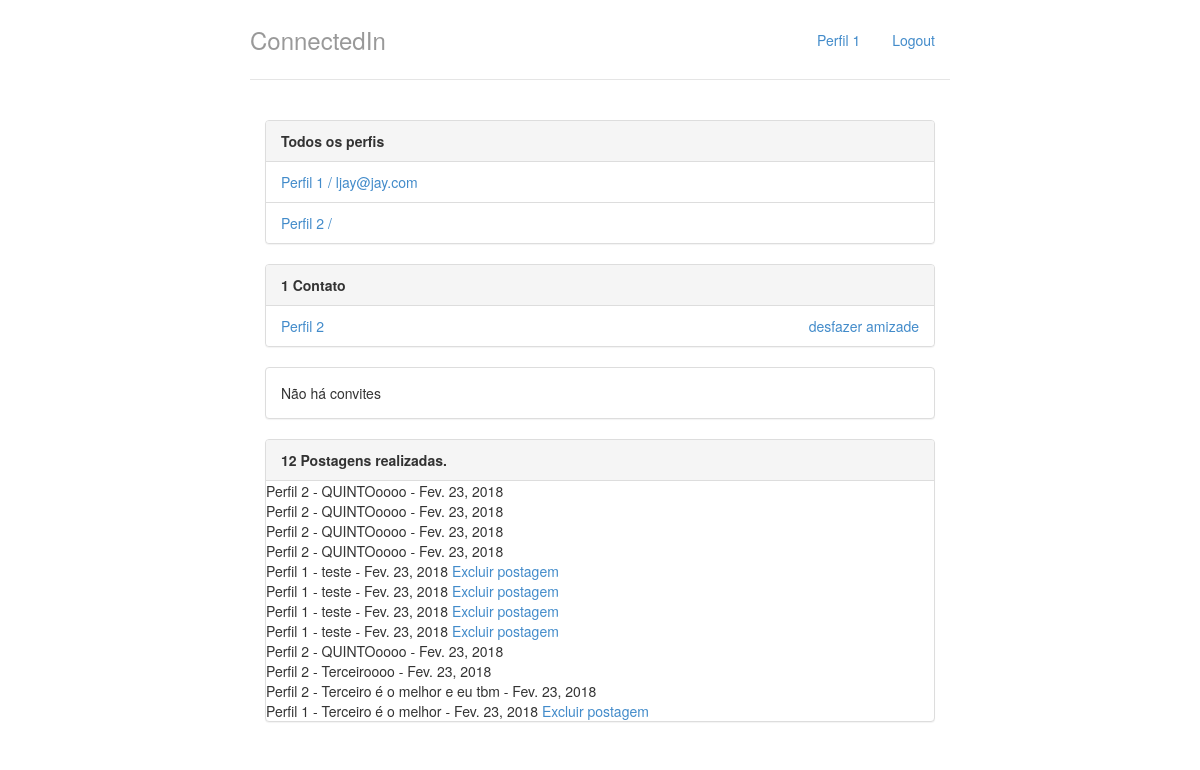
The page / on the database its author committed.
### perfis/models.py (models this page shows, shortened)
class Perfil(models.Model):
    nome = models.CharField(max_length=255, null=False)
    telefone = models.CharField(max_length=15, null= False)
    nome_empresa = models.CharField(max_length=255, null=False)
    contatos = models.ManyToManyField('self')
    usuario = models.OneToOneField(User, related_name="perfil", on_delete=models.CASCADE)
    @property
    def email(self):
        return self.usuario.email
    def __str__(self):
        return self.nome

class Post(models.Model):
    criador_do_post = models.ForeignKey('Perfil', on_delete=models.CASCADE, related_name='meus_posts')
    texto_post = models.CharField(max_length=140)
    data_postagem = models.DateField(auto_now_add=True)
    titulo = models.CharField('Título', max_length=80)

### perfis/views.py (the view)
# urls.py: path('', index ,name='index'),
def index(request):
    posts = timeline(request, get_perfil_logado(request))
    return render(request, 'index.html', {'perfis': Perfil.objects.all(),
                                          'perfil_logado': get_perfil_logado(request),
                                          'timeline':posts, 'tamanho':posts.count()})

### perfis/views.py (called while the page is built)
def get_perfil_logado(request):
    perfil = Perfil.objects.get(pk=1)
    return perfil

def timeline(request, perfil_logado):
    contatos = perfil_logado.contatos.all()
    my_posts = perfil_logado.meus_posts.all()
    all_posts = Post.objects.filter(criador_do_post__in=contatos)
    all_posts=all_posts.union(all_posts,my_posts)
    return all_posts.order_by('-pk')

### perfis/templates/index.html
{% extends 'base.html' %}
{% block body %}
<div class="col-lg-12">
	<div class="panel panel-default">
		<div class="panel-heading">
			<strong>Todos os perfis</strong>
		</div>
		{% if perfis %}
		<ul class="list-group">
			{% for perfil in perfis %}
				<li class="list-group-item">
					<a href = "{% url 'exibir' perfil.id %}">	{{ perfil.nome }} / {{ perfil.email }}
					</a>
				</li>
			{% endfor %}
		{% else %}
			<p>Não há perfis cadastrados</p>
		{% endif %}
		</ul>
	</div>
    <div class="panel panel-default">
        {% with total=perfil_logado.contatos.count %}
            {% if total %}
                <div class="panel-heading">
                    <strong> {{ total }}
                        Contato{{ total|pluralize }}
                    </strong>
                </div>
                <ul class="list-group">
                    {% for perfil in perfil_logado.contatos.all %}
                        <li class = "list-group-item">
                            <a href = "{% url 'exibir' perfil.id %}">
                                {{ perfil }}
                            </a>
                            <a class="pull-right" href="{% url 'desfazer' perfil.id %}">
                                desfazer amizade
                            </a>
                        </li>
                    {% endfor %}
                </ul>
            {% else %}
                <div class="panel-body">
                    Não há contatos :(
                </div>
            {% endif %}
        {% endwith %}
    </div>
    <div class="panel panel-default">
        {% with total=perfil_logado.convites_recebidos.count %}
            {% if total %}
                <div class="panel-heading">
                    <strong> {{ total }}
                    Convite{{ total|pluralize }} aguardando aprovação</strong>
                </div>
                <ul class="list-group">
                    {% for convite in perfil_logado.convites_recebidos.all %}
                        <li class = "list-group-item">
                           <ul class = "list-inline">
                                <li class = "list-inline-item">
                                    <a href = "{% url 'exibir' convite.solicitante.id %}">
                                        {{convite.solicitante.nome}}
                                    </a>
                                </li>
                                <li class = "list-inline-item pull-right">
                                    <a href = "{% url 'recusar' convite.id %}">recusar</a>
                                </li>
                                <li class = "list-inline-item pull-right">
                                    <a href = "{% url 'aceitar' convite.id %}">aceitar</a>
                                </li>
                        </li>
                    {% endfor %}
                </ul>
            {% else %}
                <div class="panel-body">
                    Não há convites
                </div>
            {% endif %}
        {% endwith %}
    </div>
    <div class="panel panel-default">
        {% with total=timeline.count %}
            {% if total %}
                <div class="panel-heading">
                    <strong> {{ total }}
                    Postag{{ total|pluralize:'em,ens' }} realizadas.</strong>
                </div>
                <ul class="list-group left">
                    {% for post in timeline %}
                        {% if post.criador_do_post == perfil_logado%}
                            {{ post.criador_do_post.nome }} - {{ post.titulo }} - {{ post.data_postagem }}
                            <a href="{% url 'deletar_post' post.id %}">Excluir postagem</a>
                            <br/>
                        {% else %}
                            {{ post.criador_do_post.nome }} - {{ post.titulo }} - {{ post.data_postagem }}<br/>
                        {% endif %}
                    {% endfor %}
                </ul>
            {% else %}
                <div class="panel-body">
                    Não há posts
                </div>
            {% endif %}
        {% endwith %}
    </div>
</div>
{% endblock %}

### perfis/templates/base.html (shortened to what this page needs)
{% load staticfiles %}
<!doctype html>
<html lang = "pt-br">
	<head>
		<link rel="stylesheet"
			 href="{% static 'styles/bootstrap.css' %}">
		<link rel="stylesheet"
			 href="{% static 'styles/main.css' %}">
	</head>
	<body>
		<div class="container">
			<div class = "header">
				<ul class = "nav nav-pills pull-right">
					<li><a href = "{% url 'index' %}">{{ perfil_logado.nome }}</a></li>
					<li><a href = "/logout/">Logout</a></li>
				</ul>
				<h3 class = "text-muted">ConnectedIn</h3>
			</div>
			<div class="row content">
				{% block body%}
				{% endblock %}
			</div>
		</div>
	</body>
</html>

### perfis/static/styles/main.css (style rules this page uses)
body { padding-top: 20px; padding-bottom: 20px; }
.header, .content, .footer { padding-left: 15px; padding-right: 15px; }
.header { border-bottom: 1px solid #e5e5e5; }
.header h3 { margin-top: 0; margin-bottom: 0; line-height: 40px; padding-bottom: 19px; }
@media (min-width: 768px) { .container { max-width: 730px; } }
.content { margin: 40px 0; }
@media screen and (min-width: 768px) { .header, .content, .footer { padding-left: 0; padding-right: 0; } }
@media screen and (min-width: 768px) { .header { margin-bottom: 30px; } }

### rows shown on the page
Perfil: nome "Perfil 1", email "ljay@jay.com"
Perfil: nome "Perfil 2"
Post: criador_do_post.nome "Perfil 2", titulo "QUINTOoooo", data_postagem "Fev. 23, 2018"
Post: criador_do_post.nome "Perfil 2", titulo "QUINTOoooo", data_postagem "Fev. 23, 2018"
Post: criador_do_post.nome "Perfil 2", titulo "QUINTOoooo", data_postagem "Fev. 23, 2018"
Post: criador_do_post.nome "Perfil 2", titulo "QUINTOoooo", data_postagem "Fev. 23, 2018"
Post: criador_do_post.nome "Perfil 1", titulo "teste", data_postagem "Fev. 23, 2018"
Post: criador_do_post.nome "Perfil 1", titulo "teste", data_postagem "Fev. 23, 2018"
Post: criador_do_post.nome "Perfil 1", titulo "teste", data_postagem "Fev. 23, 2018"
Post: criador_do_post.nome "Perfil 1", titulo "teste", data_postagem "Fev. 23, 2018"
Post: criador_do_post.nome "Perfil 2", titulo "QUINTOoooo", data_postagem "Fev. 23, 2018"
Post: criador_do_post.nome "Perfil 2", titulo "Terceiroooo", data_postagem "Fev. 23, 2018"
Post: criador_do_post.nome "Perfil 2", titulo "Terceiro é o melhor e eu tbm", data_postagem "Fev. 23, 2018"
Post: criador_do_post.nome "Perfil 1", titulo "Terceiro é o melhor", data_postagem "Fev. 23, 2018"

### other values the page prints
{{ total }} "1"
{{ total }} "12"
